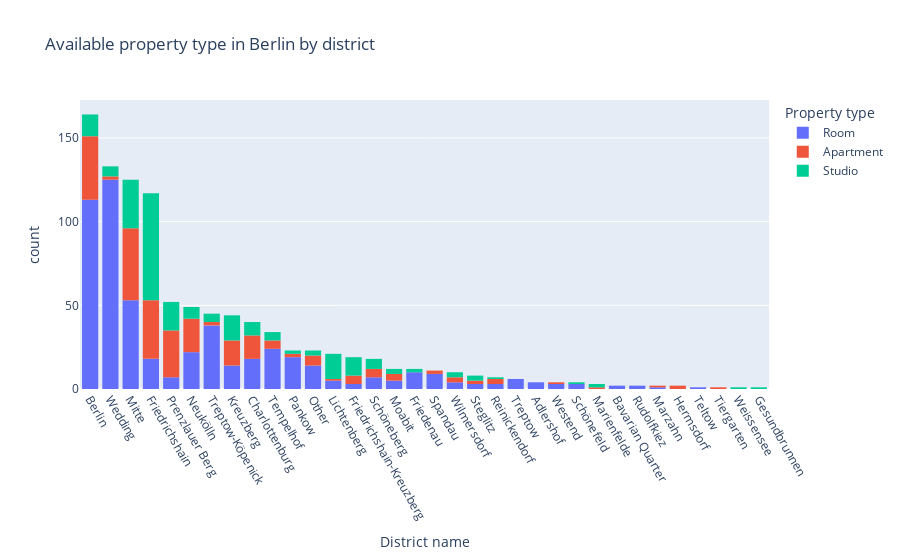
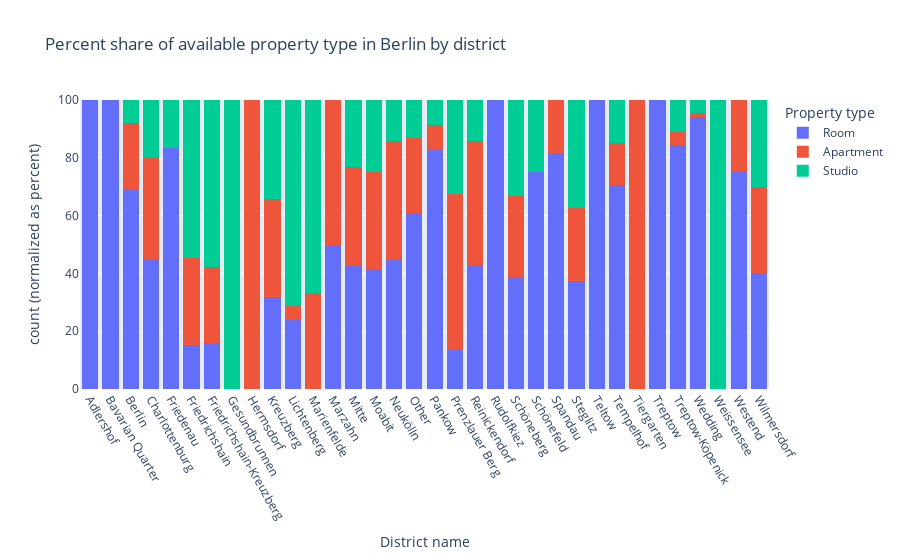

Notebook source saved alongside these figures, in order:
### Markdown cell above
### 3. Exploring measures per property type and districts in Belin (avg monthly price, avg total living space).

### Code cell
#let's see how many listings each district has by property type
fig = px.histogram(df, 
                   x='district', 
                   color='property',
                   title="Available property type in Berlin by district",
                   labels={
                      "district": "District name",
                      "count": " ",
                      "property": "Property type"
                   })
fig.update_xaxes(categoryorder='total descending', tickangle = 60)
fig.show()

fig = px.histogram(df, 
                   x='district', 
                   color='property', 
                   barmode='stack',
                   barnorm='percent',
                   title="Percent share of available property type in Berlin by district",
                   labels={
                      "district": "District name",
                      "count": " ",
                      "property": "Property type"
                   })

fig.update_xaxes(categoryorder='category ascending', tickangle = 60)
fig.show()

### Figure 1 — Plotly figure (JSON) as saved in the notebook; plotly's stock layout.template omitted (floating-point values rounded to 4 significant figures; data arrays with more than 128 entries replaced by an {"elided": "..."} marker saying what was removed)
{"data": [{"alignmentgroup": "True", "bingroup": "x", "hovertemplate": "Property type=Room<br>District name=%{x}<br>count=%{y}<extra></extra>", "legendgroup": "Room", "marker": {"color": "#636efa"}, "name": "Room", "offsetgroup": "Room", "orientation": "v", "showlegend": true, "type": "histogram", "x": {"elided": "536 str values"}, "xaxis": "x", "yaxis": "y"}, {"alignmentgroup": "True", "bingroup": "x", "hovertemplate": "Property type=Apartment<br>District name=%{x}<br>count=%{y}<extra></extra>", "legendgroup": "Apartment", "marker": {"color": "#EF553B"}, "name": "Apartment", "offsetgroup": "Apartment", "orientation": "v", "showlegend": true, "type": "histogram", "x": {"elided": "241 str values"}, "xaxis": "x", "yaxis": "y"}, {"alignmentgroup": "True", "bingroup": "x", "hovertemplate": "Property type=Studio<br>District name=%{x}<br>count=%{y}<extra></extra>", "legendgroup": "Studio", "marker": {"color": "#00cc96"}, "name": "Studio", "offsetgroup": "Studio", "orientation": "v", "showlegend": true, "type": "histogram", "x": {"elided": "223 str values"}, "xaxis": "x", "yaxis": "y"}], "layout": {"barmode": "relative", "legend": {"title": {"text": "Property type"}, "tracegroupgap": 0}, "title": {"text": "Available property type in Berlin by district"}, "xaxis": {"anchor": "y", "categoryorder": "total descending", "domain": [0, 1], "tickangle": 60, "title": {"text": "District name"}}, "yaxis": {"anchor": "x", "domain": [0, 1], "title": {"text": "count"}}}}

### Figure 2 — Plotly figure (JSON) as saved in the notebook; plotly's stock layout.template omitted (floating-point values rounded to 4 significant figures; data arrays with more than 128 entries replaced by an {"elided": "..."} marker saying what was removed)
{"data": [{"alignmentgroup": "True", "bingroup": "x", "hovertemplate": "Property type=Room<br>District name=%{x}<br>count (normalized as percent)=%{y}<extra></extra>", "legendgroup": "Room", "marker": {"color": "#636efa"}, "name": "Room", "offsetgroup": "Room", "orientation": "v", "showlegend": true, "type": "histogram", "x": {"elided": "536 str values"}, "xaxis": "x", "yaxis": "y"}, {"alignmentgroup": "True", "bingroup": "x", "hovertemplate": "Property type=Apartment<br>District name=%{x}<br>count (normalized as percent)=%{y}<extra></extra>", "legendgroup": "Apartment", "marker": {"color": "#EF553B"}, "name": "Apartment", "offsetgroup": "Apartment", "orientation": "v", "showlegend": true, "type": "histogram", "x": {"elided": "241 str values"}, "xaxis": "x", "yaxis": "y"}, {"alignmentgroup": "True", "bingroup": "x", "hovertemplate": "Property type=Studio<br>District name=%{x}<br>count (normalized as percent)=%{y}<extra></extra>", "legendgroup": "Studio", "marker": {"color": "#00cc96"}, "name": "Studio", "offsetgroup": "Studio", "orientation": "v", "showlegend": true, "type": "histogram", "x": {"elided": "223 str values"}, "xaxis": "x", "yaxis": "y"}], "layout": {"barmode": "stack", "barnorm": "percent", "legend": {"title": {"text": "Property type"}, "tracegroupgap": 0}, "title": {"text": "Percent share of available property type in Berlin by district"}, "xaxis": {"anchor": "y", "categoryorder": "category ascending", "domain": [0, 1], "tickangle": 60, "title": {"text": "District name"}}, "yaxis": {"anchor": "x", "domain": [0, 1], "title": {"text": "count (normalized as percent)"}}}}
